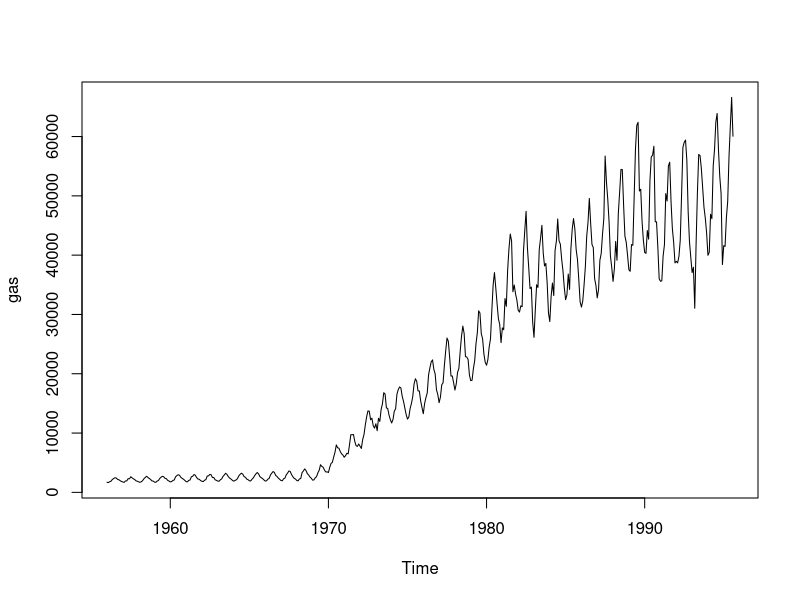
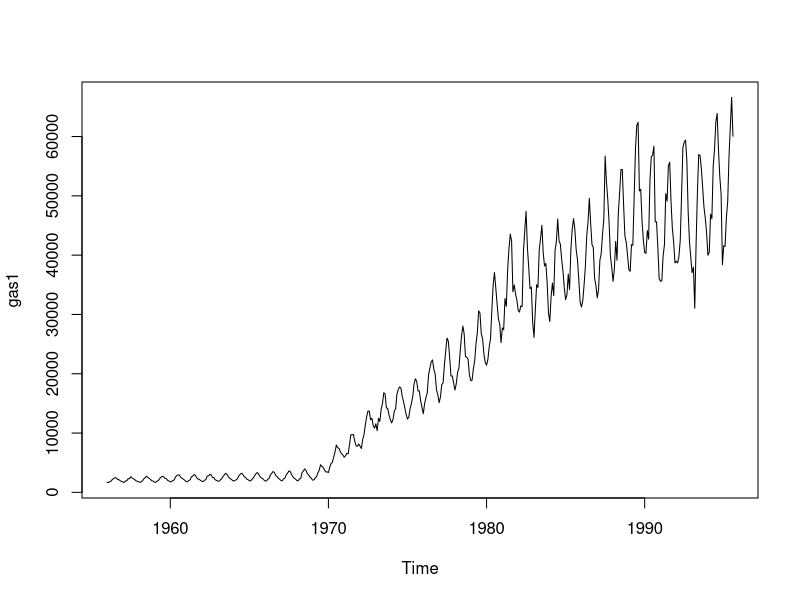
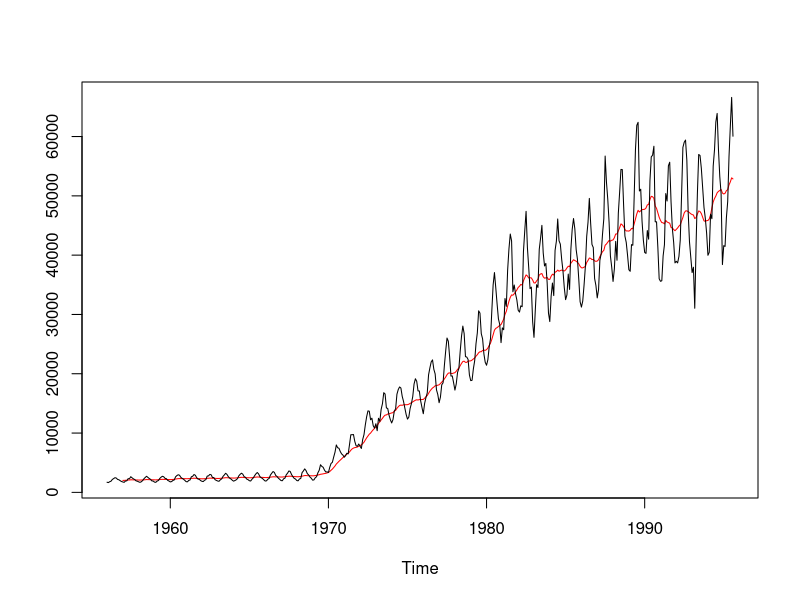
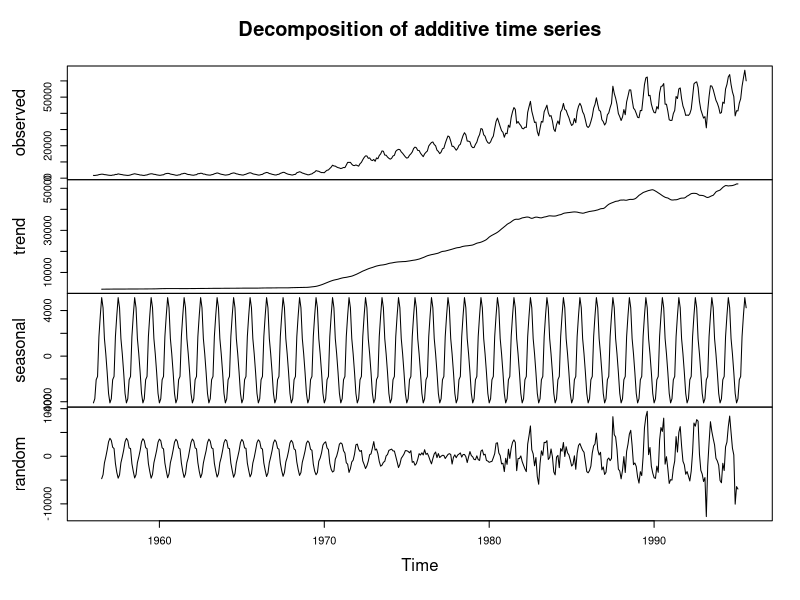
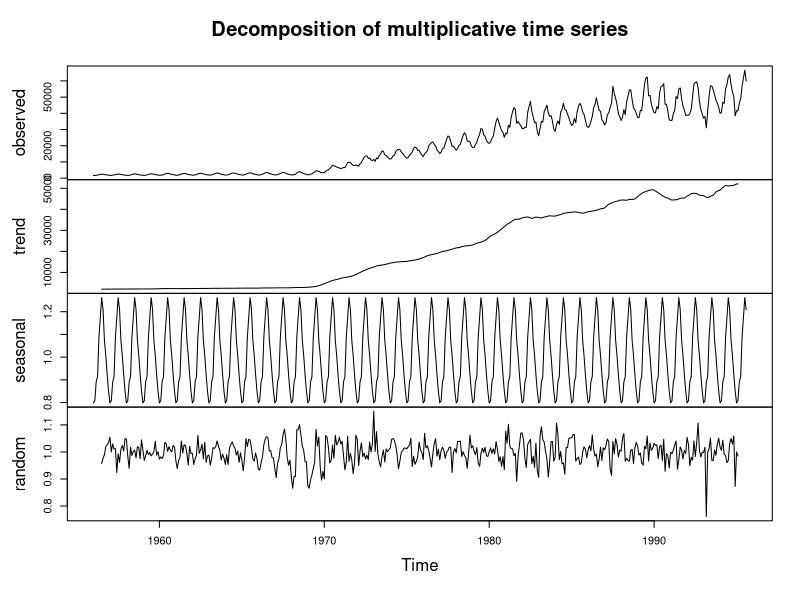
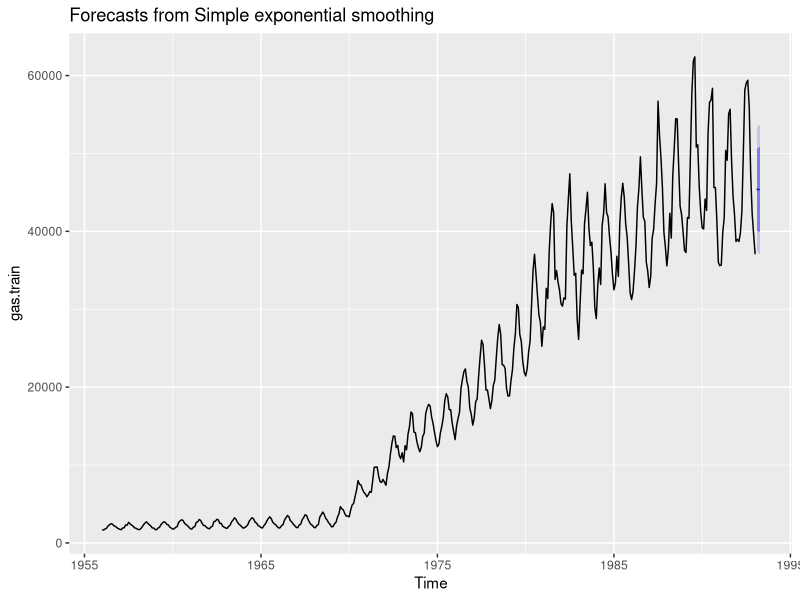

These charts were generated, in order, by the following R code: (Note: this script raises an error after producing the figures.)
install.packages("forecast")
library(forecast)
write.csv(gas, file = "AusGas.csv")
plot(gas)
str(gas)
gas1 <- ts(gas, start=c(1956),frequency =12)
plot.ts(gas1)

#create train and test data
gas.train <- window(gas1, end = c(1993))
str(gas.train)
gas.test<- window(gas1, start = c(1994))
str(gas.test)

#simple moving average
library(TTR)
Gas.SMA <- SMA(gas1,n=13)
ts.plot(Gas.SMA, gas1, gpars = list(col = c("red", "black")))

#Decomposition
gasComp = decompose(gas1) #Additive
plot(gasComp)

gasComp = decompose(gas1,"multiplicative") #multiplicative
plot(gasComp)


#simple exponential smoothing #no trend no seasonality
#constant forecast
ses.gas = ses(gas.train, alpha = 0.2, h=3)
autoplot(ses.gas)
accuracy(ses.gas, gas.test)
ses.gas$model
ses.gas$fitted

#lag 1 difference #ses on diff sales data
gas.dif.train <- diff(gas.train)
gas.dif.test <- diff(gas.test)

autoplot(gas.dif.train)
ses.gas.dif <- ses(gas.dif.train, h = 3)
ses.gas.dif$model
ses.gas.dif$fitted
accuracy(ses.gas.dif, gas.dif.test)
autoplot(ses.gas.dif)

#holt's model with level and trend but no seasonality
#double exponential smoothing
holt.gas <- holt(gas.train, h = 3)
autoplot(holt.gas)
autoplot(forecast(holt.gas))
holt.gas$model
holt.gas$mean
holt.gas$fitted
accuracy(holt.gas, gas.test)

#holt winter's model
HoltWinters.gas = HoltWinters(gas.train)
HW.forecast=forecast(HoltWinters.gas)
HW.forecast
HW.forecast$model
HW.forecast$mean
HW.forecast$fitted
accuracy(HW.forecast, gas.test)
#ARIMA Forecasting
